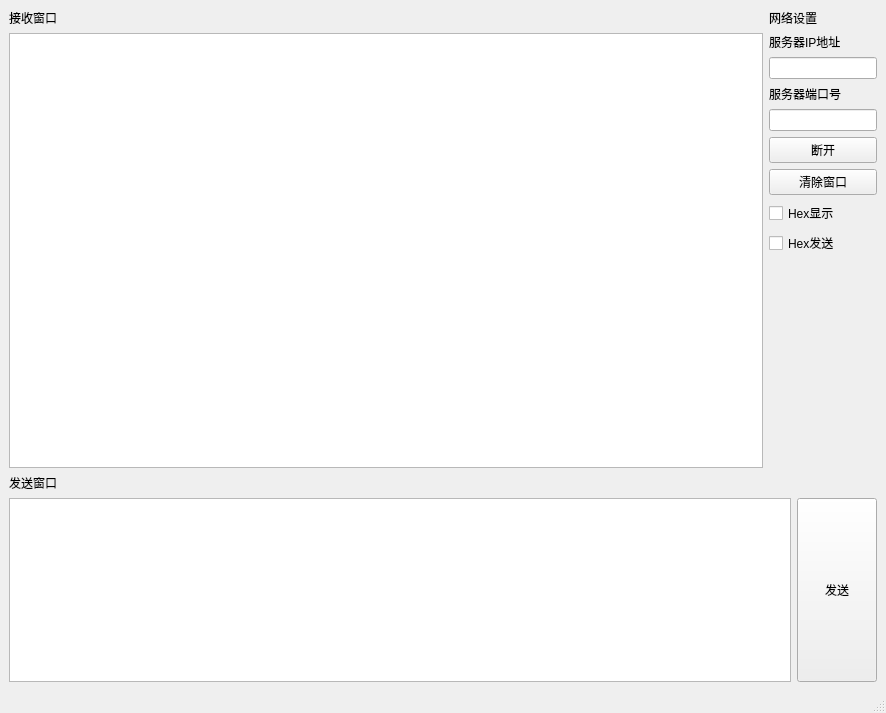
<?xml version="1.0" encoding="UTF-8"?>
<ui version="4.0">
 <class>tcpclient</class>
 <widget class="QMainWindow" name="tcpclient">
  <property name="geometry">
   <rect>
    <x>0</x>
    <y>0</y>
    <width>886</width>
    <height>713</height>
   </rect>
  </property>
  <property name="windowTitle">
   <string>MainWindow</string>
  </property>
  <widget class="QWidget" name="centralwidget">
   <layout class="QGridLayout" name="gridLayout" columnstretch="4,0">
    <item row="0" column="0" rowspan="2">
     <layout class="QVBoxLayout" name="verticalLayout_2">
      <item>
       <widget class="QLabel" name="label">
        <property name="text">
         <string>接收窗口</string>
        </property>
       </widget>
      </item>
      <item>
       <widget class="QPlainTextEdit" name="plainTextEditRecv"/>
      </item>
     </layout>
    </item>
    <item row="0" column="1">
     <layout class="QVBoxLayout" name="verticalLayout">
      <item>
       <widget class="QLabel" name="label_3">
        <property name="text">
         <string>网络设置</string>
        </property>
       </widget>
      </item>
      <item>
       <widget class="QLabel" name="label_4">
        <property name="text">
         <string>服务器IP地址</string>
        </property>
       </widget>
      </item>
      <item>
       <widget class="QLineEdit" name="lineEditIP"/>
      </item>
      <item>
       <widget class="QLabel" name="label_5">
        <property name="text">
         <string>服务器端口号</string>
        </property>
       </widget>
      </item>
      <item>
       <widget class="QLineEdit" name="lineEditPort"/>
      </item>
      <item>
       <widget class="QPushButton" name="pushButtonDisconnect">
        <property name="text">
         <string>断开</string>
        </property>
       </widget>
      </item>
      <item>
       <widget class="QPushButton" name="pushButtonClearWindow">
        <property name="text">
         <string>清除窗口</string>
        </property>
       </widget>
      </item>
      <item>
       <widget class="QCheckBox" name="checkBoxHexDisplay">
        <property name="text">
         <string>Hex显示</string>
        </property>
       </widget>
      </item>
      <item>
       <widget class="QCheckBox" name="checkBoxHexSend">
        <property name="text">
         <string>Hex发送</string>
        </property>
       </widget>
      </item>
     </layout>
    </item>
    <item row="1" column="1">
     <spacer name="verticalSpacer">
      <property name="orientation">
       <enum>Qt::Vertical</enum>
      </property>
      <property name="sizeType">
       <enum>QSizePolicy::Expanding</enum>
      </property>
      <property name="sizeHint" stdset="0">
       <size>
        <width>20</width>
        <height>222</height>
       </size>
      </property>
     </spacer>
    </item>
    <item row="2" column="0" colspan="2">
     <layout class="QVBoxLayout" name="verticalLayout_3">
      <item>
       <widget class="QLabel" name="label_2">
        <property name="text">
         <string>发送窗口</string>
        </property>
       </widget>
      </item>
      <item>
       <layout class="QHBoxLayout" name="horizontalLayout_2">
        <item>
         <widget class="QPlainTextEdit" name="plainTextEditSend"/>
        </item>
        <item>
         <widget class="QPushButton" name="pushButtonSend">
          <property name="sizePolicy">
           <sizepolicy hsizetype="Minimum" vsizetype="Expanding">
            <horstretch>0</horstretch>
            <verstretch>0</verstretch>
           </sizepolicy>
          </property>
          <property name="text">
           <string>发送</string>
          </property>
         </widget>
        </item>
       </layout>
      </item>
     </layout>
    </item>
   </layout>
  </widget>
  <widget class="QMenuBar" name="menubar">
   <property name="geometry">
    <rect>
     <x>0</x>
     <y>0</y>
     <width>886</width>
     <height>25</height>
    </rect>
   </property>
  </widget>
  <widget class="QStatusBar" name="statusbar"/>
 </widget>
 <tabstops>
  <tabstop>lineEditIP</tabstop>
  <tabstop>lineEditPort</tabstop>
  <tabstop>pushButtonDisconnect</tabstop>
  <tabstop>pushButtonClearWindow</tabstop>
  <tabstop>plainTextEditSend</tabstop>
  <tabstop>plainTextEditRecv</tabstop>
 </tabstops>
 <resources/>
 <connections/>
</ui>
